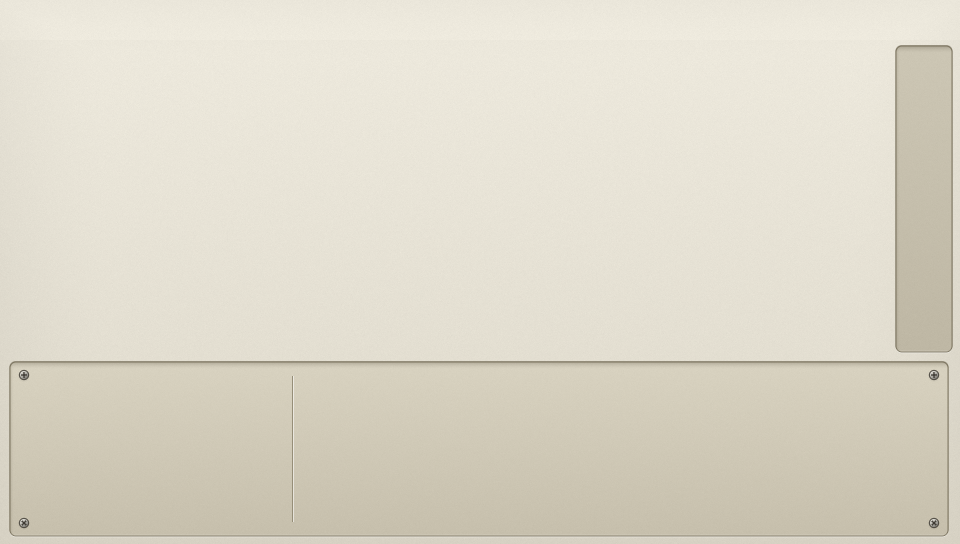
#> input picture assets/body.png, 960 x 544 px
$ python gen_theme_aqua.py
#> lines starting #> are read from the running program, lines starting #| are printed output that depends on the picture; after the words box and inside, x2 and y2 are one past the last pixel; in counts of white or black regions, pixels touching at a corner belong together
#!/usr/bin/env python3
"""Фон темы Aqua (assets/t1_body.png): общий body.png перекрашивается так же, как th_map в main.c, затем поверх - «прозрачная электроника»:
еле заметные дорожки платы, контактные площадки, диагональный блик пластика. Запуск: python3 tools/gen_theme_aqua.py"""
import numpy as np, os, random
from PIL import Image, ImageDraw, ImageFilter

HERE = os.path.dirname(__file__)
src = np.asarray(Image.open(os.path.join(HERE, "..", "assets", "body.png")).convert("RGBA"), np.float32) / 255.0


def th_map(a):
    r, g, b = a[..., 0], a[..., 1], a[..., 2]
    mx = a[..., :3].max(-1); mn = a[..., :3].min(-1); d = mx - mn
    s = np.where(mx > 0, d / np.maximum(mx, 1e-6), 0)
    dd = np.maximum(d, 1e-6)
    h = np.where(mx == r, (g - b) / dd + np.where(g < b, 6, 0), np.where(mx == g, (b - r) / dd + 2, (r - g) / dd + 4)) * 60
    sel = (d >= 0.02) & (h >= 14) & (h <= 75)
#> sel: shape (544, 960) bool; every value is 1
    k = (h - 14) / 61
    h2 = (h + 156 - 8 * k) % 360
    s2 = np.where(s < 0.30, s * 1.7 + 0.03, s).clip(0, 1)
    v = np.where(mx > 0.55, mx + (1 - mx) * 0.10, mx)
    hh = h2 / 60; f = hh - np.floor(hh); p = v * (1 - s2); q = v * (1 - s2 * f); t = v * (1 - s2 * (1 - f))
    i = np.floor(hh).astype(int) % 6
#> i: shape (544, 960) int64; every value is 3
    R = np.choose(i, [v, q, p, p, t, v]); G = np.choose(i, [t, v, v, q, p, p]); B = np.choose(i, [p, p, t, v, v, q])
    out = a.copy()
    out[..., 0] = np.where(sel, R, r); out[..., 1] = np.where(sel, G, g); out[..., 2] = np.where(sel, B, b)
    return out


img = th_map(src)
W, H = 960, 544
rng = random.Random(7)

# «электроника под прозрачным корпусом»: плата с дорожками, микросхемами, конденсаторами, винтами -
# рисуется отдельным слоем, слегка размывается (матовый пластик) и просвечивает сквозь тонированный корпус
SC = 2
big = Image.new("RGBA", (W * SC, H * SC), (0, 0, 0, 0))
#> big: PIL image 1920x1088 RGBA; every value is 0
d = ImageDraw.Draw(big)
def S(v): return int(v * SC)
BOARD = (18, 84, 100, 255); TR = (96, 214, 214, 255); TRD = (10, 52, 66, 255); GOLD = (214, 230, 170, 255); CHIP = (14, 40, 56, 255)
d.rectangle((0, 0, W * SC, H * SC), fill=BOARD)
# сетка дорожек: пучки параллельных линий с изломами под 45 градусов
def bus(x, y, n, step, length, horiz=True):
    for i in range(n):
        o = i * step
        pts = [(x, y + o)] if horiz else [(x + o, y)]
        cx, cy = pts[0]
        for k in range(rng.randint(2, 4)):
            L = rng.randint(30, length)
            if horiz: cx += L; pts.append((cx, cy)); cx += 8 * (1 if rng.random() < .5 else -1); cy += 8 * rng.choice([-1, 1]); pts.append((cx, cy))
            else: cy += L; pts.append((cx, cy)); cy += 8; cx += 8 * rng.choice([-1, 1]); pts.append((cx, cy))
        d.line([(S(px), S(py)) for px, py in pts], fill=TRD, width=S(3.6))
        d.line([(S(px), S(py)) for px, py in pts], fill=TR, width=S(2))
        for (px, py) in (pts[0], pts[-1]):
            d.ellipse((S(px - 3), S(py - 3), S(px + 3), S(py + 3)), fill=GOLD, outline=TRD, width=S(1))
            d.ellipse((S(px - 1), S(py - 1), S(px + 1), S(py + 1)), fill=TRD)
for _ in range(26):
    bus(rng.randint(0, W - 100), rng.randint(0, H - 60), rng.randint(3, 6), 6, 140, rng.random() < .5)
# микросхемы с ножками
for _ in range(9):
    cx, cy, cw, ch = rng.randint(20, W - 120), rng.randint(10, H - 70), rng.choice([40, 56, 72]), rng.choice([24, 32])
    for i in range(0, cw, 6):
        d.rectangle((S(cx + i), S(cy - 5), S(cx + i + 3), S(cy)), fill=GOLD)
        d.rectangle((S(cx + i), S(cy + ch), S(cx + i + 3), S(cy + ch + 5)), fill=GOLD)
    d.rectangle((S(cx), S(cy), S(cx + cw), S(cy + ch)), fill=CHIP, outline=TRD, width=S(1))
    d.ellipse((S(cx + 3), S(cy + 3), S(cx + 8), S(cy + 8)), fill=(70, 150, 160, 255))
    d.line((S(cx + 12), S(cy + ch / 2), S(cx + cw - 6), S(cy + ch / 2)), fill=(40, 100, 116, 255), width=S(2))
# конденсаторы (круги) и резисторы (капсулы)
for _ in range(22):
    cx, cy = rng.randint(10, W - 10), rng.randint(10, H - 10)
    r = rng.choice([5, 7, 9])
    d.ellipse((S(cx - r), S(cy - r), S(cx + r), S(cy + r)), fill=(40, 150, 170, 255), outline=TRD, width=S(1.5))
    d.ellipse((S(cx - r + 3), S(cy - r + 3), S(cx + r - 3), S(cy + r - 3)), fill=(150, 226, 232, 255))
for _ in range(26):
    cx, cy = rng.randint(10, W - 30), rng.randint(10, H - 10)
    d.rounded_rectangle((S(cx), S(cy), S(cx + 18), S(cy + 6)), radius=S(3), fill=(210, 190, 120, 255), outline=TRD, width=S(1))
    d.rectangle((S(cx + 5), S(cy), S(cx + 7), S(cy + 6)), fill=(200, 60, 50, 255))
board = big.resize((W, H), Image.LANCZOS).filter(ImageFilter.GaussianBlur(1.1))
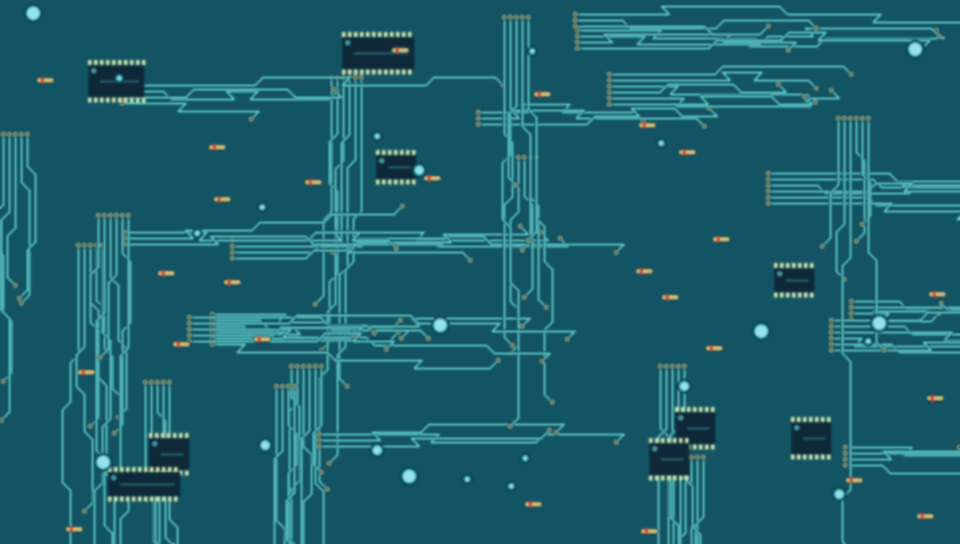
#> board: PIL image 960x544 RGBA; mean R, G, B, A 26.8, 94, 107.5, 255
bd = np.asarray(board, np.float32)[..., :3] / 255.0
# корпус: тонированный полупрозрачный пластик, электроника видна на ~42%
K = np.full((H, W, 1), 0.58, np.float32)
K[0:42] = 0.30                     # верхняя планка (под вкладками и лампочками)
K[44:532, 14:946] = 0.27          # панель управления: подписи должны читаться
Kimg = Image.fromarray((K[..., 0] * 255).astype(np.uint8)).filter(ImageFilter.GaussianBlur(6))
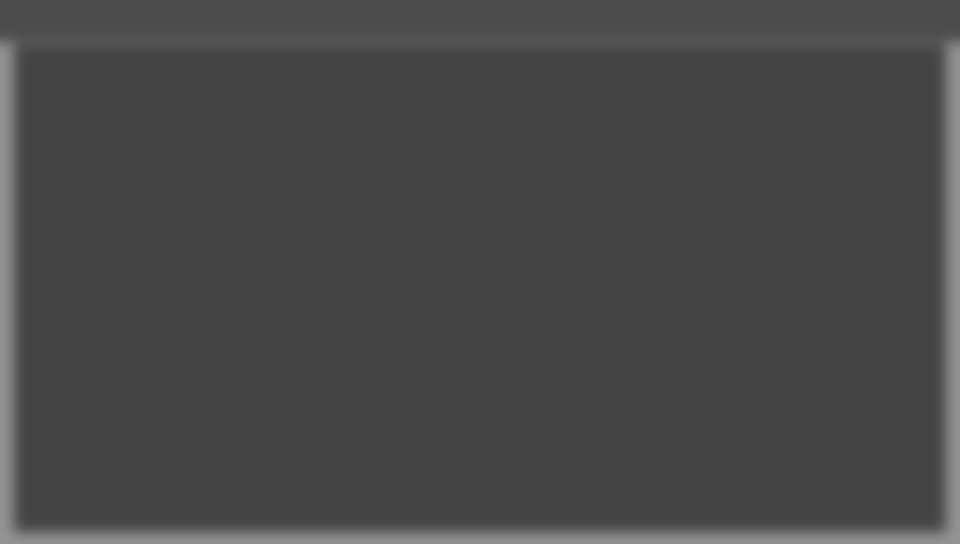
#> Kimg: PIL image 960x544 L; min 68, max 147, mean 72.7
K = np.asarray(Kimg, np.float32)[..., None] / 255.0
img[..., :3] = img[..., :3] * (1 - K) + bd * K
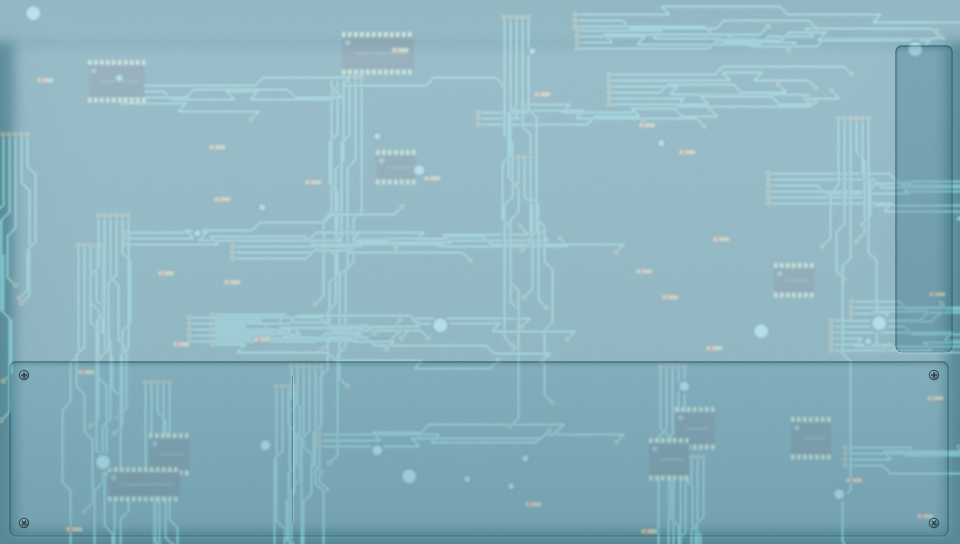
#> img: shape (544, 960, 4) float32; mean R, G, B, A 0.547, 0.705, 0.751, 1
# мягкое «молочное» посветление, чтобы пластик читался матовым
img[..., :3] = img[..., :3] * 0.90 + 0.10 * np.array([0.82, 0.94, 0.96])

# диагональный блик пластика (верхний левый свет): широкая мягкая полоса
yy, xx = np.mgrid[0:H, 0:W]
u = (xx * 0.6 + yy) / (W * 0.6 + H)
sheen = np.exp(-((u - 0.22) / 0.07) ** 2) * 0.10 + np.exp(-((u - 0.62) / 0.03) ** 2) * 0.05
img[..., :3] = img[..., :3] * (1 - sheen[..., None]) + sheen[..., None]
img[..., :3] = img[..., :3].clip(0, 1)
Image.fromarray((img * 255 + 0.5).astype(np.uint8), "RGBA").save(os.path.join(HERE, "..", "assets", "t1_body.png"))
print("t1_body.png")

# ручки Aqua: тот же перекрас, что был в коде (теперь запечён в картинку, в игре перекраски нет)
kn = np.asarray(Image.open(os.path.join(HERE, "..", "assets", "knobs.png")).convert("RGBA"), np.float32) / 255.0
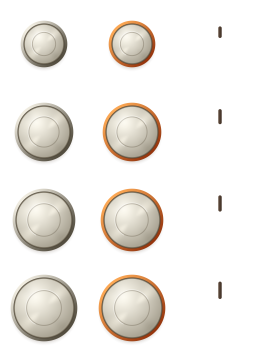
#> input picture assets/knobs.png, 264 x 352 px
Image.fromarray((th_map(kn) * 255 + 0.5).astype(np.uint8), "RGBA").save(os.path.join(HERE, "..", "assets", "t1_knobs.png"))
#> in th_map (call 2), `sel = (d >= 0.02) & (h >= 14) & (h <= 75)`:
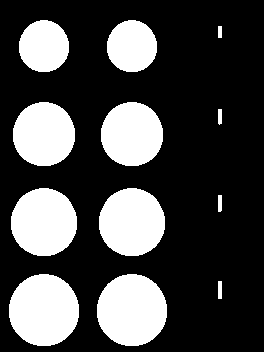
#> sel: shape (352, 264) bool; 27.7% white; 12 white regions, largest, box (x1, y1, x2, y2) and area: (9, 274, 79, 346) 3988, (97, 274, 167, 346) 3988, (11, 188, 77, 256) 3552
#> in th_map (call 2), `h2 = (h + 156 - 8 * k) % 360`:
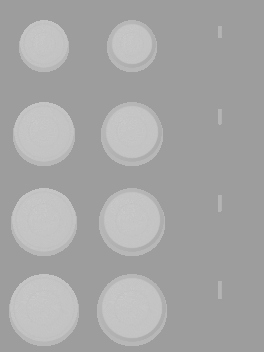
#> h2: shape (352, 264) float64; min 157.8, max 203.5, mean 167.6
#> in th_map (call 2), `s2 = np.where(s < 0.30, s * 1.7 + 0.03, s).clip(0, 1)`:
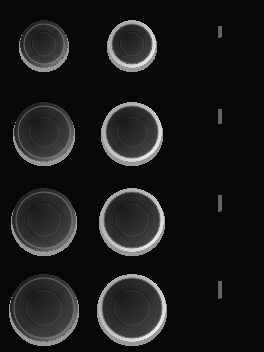
#> s2: shape (352, 264) float32; min 0.03, max 0.907, mean 0.105
print("t1_knobs.png")
